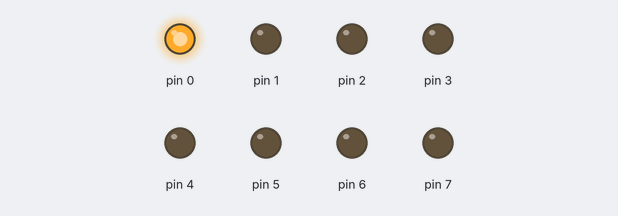
The sketch below on a simulated Arduino Uno, built with avr-gcc and run on an emulated ATmega328P. On the bench: output pins drawn as LEDs (lit = HIGH).

Above: at 0.02 s.
At 0.32 s:
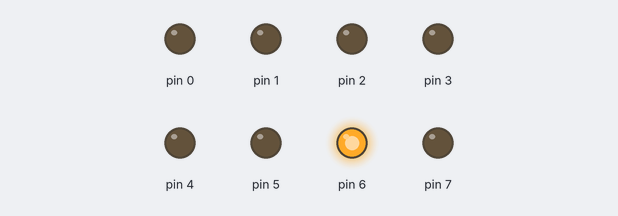
At 0.72 s:
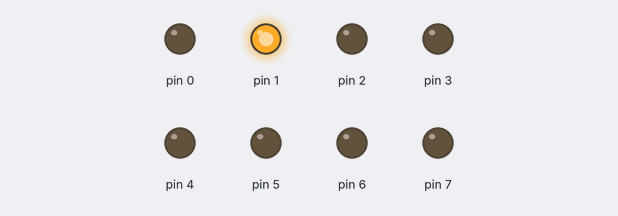
At 1.42 s:
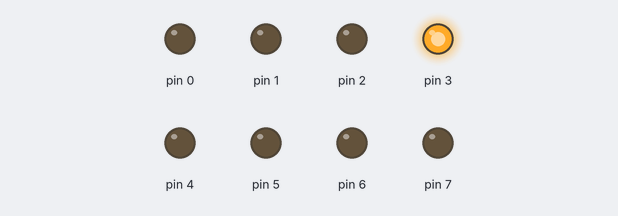
At 2.12 s:
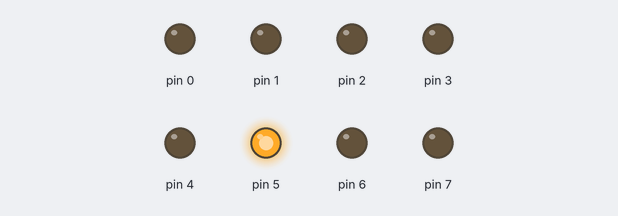
At 2.8 s:
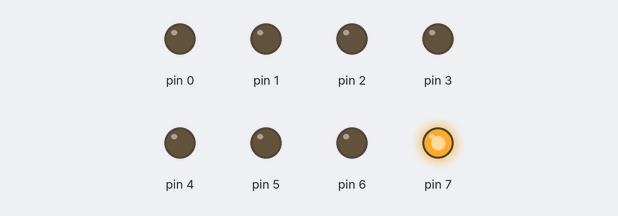
Timing chart, 0 to 3.1 s (numbered marks = the images above):
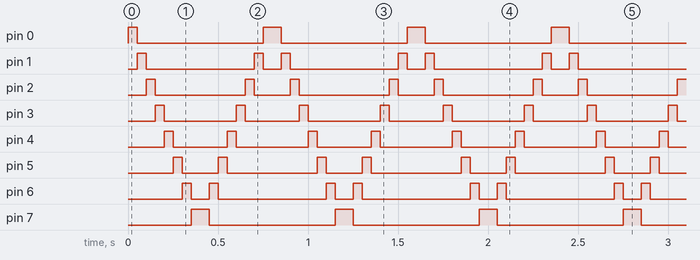

The sketch:

piscaPisca.ino
```cpp
void setup()
{
    pinMode(0, OUTPUT);
    pinMode(1, OUTPUT);
    pinMode(2, OUTPUT);
    pinMode(3, OUTPUT);
    pinMode(4, OUTPUT);
    pinMode(5, OUTPUT);
    pinMode(6, OUTPUT);
    pinMode(7, OUTPUT);
}

void loop()
{
    for (int i = 0; i <= 7; i++)
    {
        digitalWrite(i, HIGH);
        delay(50);
        digitalWrite(i, LOW);
    }
    for (int i = 7; i >= 0; i--)
    {
        digitalWrite(i, HIGH);
        delay(50);
        digitalWrite(i, LOW);
    }
}
```

Measured:
- by itself, pin 0, pin 7: alternates HIGH for 0.10 s and LOW for 0.70 s
- by itself, pin 1: repeats every 0.80 s: LOW 0.60 s, HIGH 0.05 s, LOW 0.10 s, HIGH 0.05 s
- by itself, pin 2: repeats every 0.80 s: LOW 0.50 s, HIGH 0.05 s, LOW 0.20 s, HIGH 0.05 s
- by itself, pin 3: repeats every 0.80 s: LOW 0.40 s, HIGH 0.05 s, LOW 0.30 s, HIGH 0.05 s
- by itself, pin 4: repeats every 0.80 s: LOW 0.30 s, HIGH 0.05 s, LOW 0.40 s, HIGH 0.05 s
- by itself, pin 5: repeats every 0.80 s: LOW 0.20 s, HIGH 0.05 s, LOW 0.50 s, HIGH 0.05 s
- by itself, pin 6: repeats every 0.80 s: LOW 0.10 s, HIGH 0.05 s, LOW 0.60 s, HIGH 0.05 s
